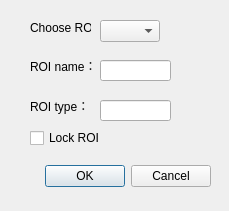
<?xml version="1.0" encoding="UTF-8"?>
<ui version="4.0">
 <class>checkBox_lock</class>
 <widget class="QDialog" name="checkBox_lock">
  <property name="geometry">
   <rect>
    <x>0</x>
    <y>0</y>
    <width>229</width>
    <height>211</height>
   </rect>
  </property>
  <property name="windowTitle">
   <string>Editing ROI</string>
  </property>
  <widget class="QDialogButtonBox" name="buttonBox">
   <property name="geometry">
    <rect>
     <x>-130</x>
     <y>160</y>
     <width>341</width>
     <height>32</height>
    </rect>
   </property>
   <property name="orientation">
    <enum>Qt::Horizontal</enum>
   </property>
   <property name="standardButtons">
    <set>QDialogButtonBox::Cancel|QDialogButtonBox::Ok</set>
   </property>
  </widget>
  <widget class="QLabel" name="label">
   <property name="geometry">
    <rect>
     <x>30</x>
     <y>20</y>
     <width>61</width>
     <height>16</height>
    </rect>
   </property>
   <property name="text">
    <string>Choose ROI:</string>
   </property>
  </widget>
  <widget class="QComboBox" name="comboBox_roi">
   <property name="geometry">
    <rect>
     <x>100</x>
     <y>20</y>
     <width>60</width>
     <height>22</height>
    </rect>
   </property>
  </widget>
  <widget class="QLabel" name="label_2">
   <property name="geometry">
    <rect>
     <x>30</x>
     <y>40</y>
     <width>81</width>
     <height>51</height>
    </rect>
   </property>
   <property name="text">
    <string>ROI name：</string>
   </property>
  </widget>
  <widget class="QLineEdit" name="lineEdit_name">
   <property name="geometry">
    <rect>
     <x>100</x>
     <y>60</y>
     <width>71</width>
     <height>21</height>
    </rect>
   </property>
  </widget>
  <widget class="QLabel" name="label_3">
   <property name="geometry">
    <rect>
     <x>30</x>
     <y>80</y>
     <width>81</width>
     <height>51</height>
    </rect>
   </property>
   <property name="text">
    <string>ROI type：</string>
   </property>
  </widget>
  <widget class="QLineEdit" name="label_type">
   <property name="geometry">
    <rect>
     <x>100</x>
     <y>100</y>
     <width>71</width>
     <height>21</height>
    </rect>
   </property>
  </widget>
  <widget class="QCheckBox" name="checkBox">
   <property name="geometry">
    <rect>
     <x>30</x>
     <y>130</y>
     <width>71</width>
     <height>16</height>
    </rect>
   </property>
   <property name="text">
    <string>Lock ROI</string>
   </property>
  </widget>
  <widget class="QDialogButtonBox" name="buttonBox_2">
   <property name="geometry">
    <rect>
     <x>140</x>
     <y>170</y>
     <width>341</width>
     <height>32</height>
    </rect>
   </property>
   <property name="orientation">
    <enum>Qt::Horizontal</enum>
   </property>
   <property name="standardButtons">
    <set>QDialogButtonBox::Cancel|QDialogButtonBox::Ok</set>
   </property>
  </widget>
 </widget>
 <resources/>
 <connections>
  <connection>
   <sender>buttonBox</sender>
   <signal>accepted()</signal>
   <receiver>checkBox_lock</receiver>
   <slot>accept()</slot>
   <hints>
    <hint type="sourcelabel">
     <x>248</x>
     <y>254</y>
    </hint>
    <hint type="destinationlabel">
     <x>157</x>
     <y>274</y>
    </hint>
   </hints>
  </connection>
  <connection>
   <sender>buttonBox</sender>
   <signal>rejected()</signal>
   <receiver>checkBox_lock</receiver>
   <slot>reject()</slot>
   <hints>
    <hint type="sourcelabel">
     <x>316</x>
     <y>260</y>
    </hint>
    <hint type="destinationlabel">
     <x>286</x>
     <y>274</y>
    </hint>
   </hints>
  </connection>
 </connections>
</ui>
